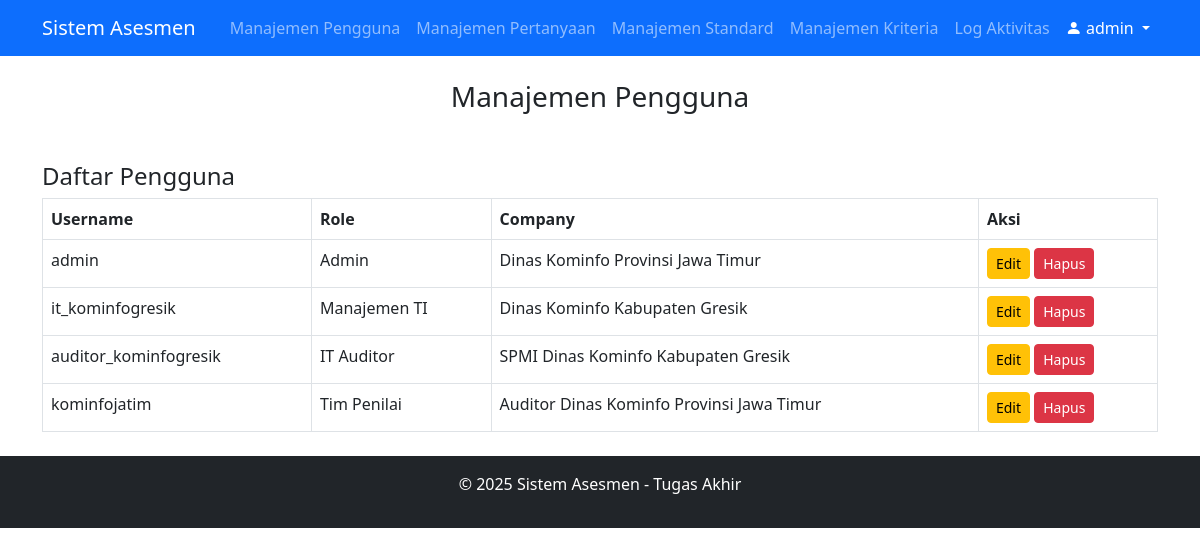
The app's page /views/admin/manage_users.php (signed in), older data.
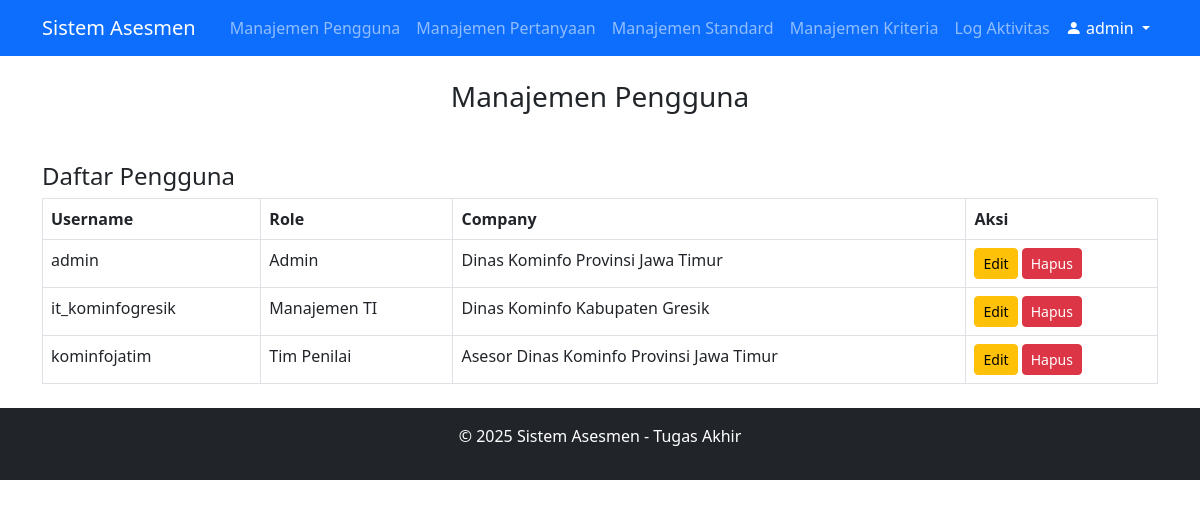
The same page, newer data.
### tables this page shows
CREATE TABLE `users` (
  `id` int(11) NOT NULL,
  `username` varchar(50) NOT NULL,
  `password` varchar(255) NOT NULL,
  `role` enum('Manajemen TI','Admin','Tim Penilai','IT Auditor') NOT NULL,
  `company` varchar(100) DEFAULT NULL,
  `created_at` timestamp NOT NULL DEFAULT CURRENT_TIMESTAMP
);

### views/admin/manage_users.php (the view, shortened to what this page needs)
<?php
include '../../includes/db.php';
include '../../includes/header.php';
$query = "SELECT * FROM users";
$result = $conn->query($query);
?>
<h3 class="text-center">Manajemen Pengguna</h3>
<h4 class="mt-5">Daftar Pengguna</h4>
<table class="table table-bordered">
    <thead>
        <tr>
            <th>Username</th>
            <th>Role</th>
            <th>Company</th>
            <th>Aksi</th>
        </tr>
    </thead>
    <tbody>
        <?php while ($row = $result->fetch_assoc()): ?>
            <tr>
                <td><?php echo htmlspecialchars($row['username']); ?></td>
                <td><?php echo htmlspecialchars($row['role']); ?></td>
                <td><?php echo htmlspecialchars($row['company']); ?></td>
                <td>
                    <a href="?edit_username=<?php echo $row['username']; ?>" class="btn btn-warning btn-sm">Edit</a>
                    <a href="?delete_username=<?php echo $row['username']; ?>" class="btn btn-danger btn-sm" onclick="return confirm('Yakin ingin menghapus pengguna ini?')">Hapus</a>
                </td>
            </tr>
        <?php endwhile; ?>
    </tbody>
</table>
<?php include '../../includes/footer.php'; ?>

Row changes from the older to the newer data that the page shows:
removed users: username "auditor_kominfogresik", role "IT Auditor", company "SPMI Dinas Kominfo Kabupaten Gresik"
changed users "kominfojatim": company "Auditor Dinas Kominfo Provinsi Jawa Timur" → "Asesor Dinas Kominfo Provinsi Jawa Timur"
